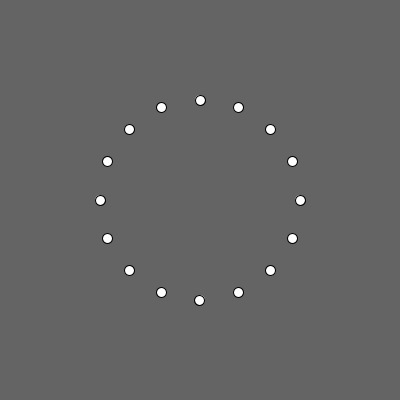
Frame 1 (no input)
Frame 60 (the mouse pressed at the canvas centre just before this capture): identical to frame 1, image omitted
Frame 120 (the mouse held since frame 60 and released just before this capture): identical to frame 1, image omitted

The Processing sketch that drew this single still picture (run headless with seeded random() and noise(); from frame 60 on, the mouse is pressed at the canvas centre):

// Processing sketch: sketch_141117c
// ── sketch_141117c.pde
void setup(){
 size(400, 400); 
}

void draw(){
 background(100);
  translate(width/2, height/2);
 for(float theta = 0; theta < 2*PI; theta += PI/8) {
  ellipse(100*cos(theta), 100*sin(theta), 10, 10); 
 }
}
